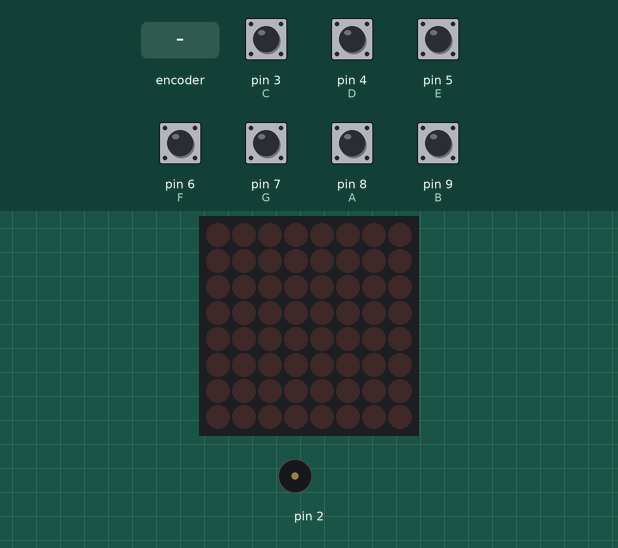
Bench run of a sketch on a simulated Arduino Uno, built with avr-gcc and run on an emulated ATmega328P. Parts: 8×8 LED matrix, buzzer (waves = sounding). The inputs (shaded band) are chosen by the test bench; at power-on: pin 3 (C), pin 4 (D), pin 5 (E), pin 6 (F), pin 7 (G), pin 8 (A), pin 9 (B) HIGH.

Above: at 1.2 s.
1.3 s: rotary encoder on pin 8 (A) / pin 9 (B) turned 1 step (first pin leading)
At 2.1 s:
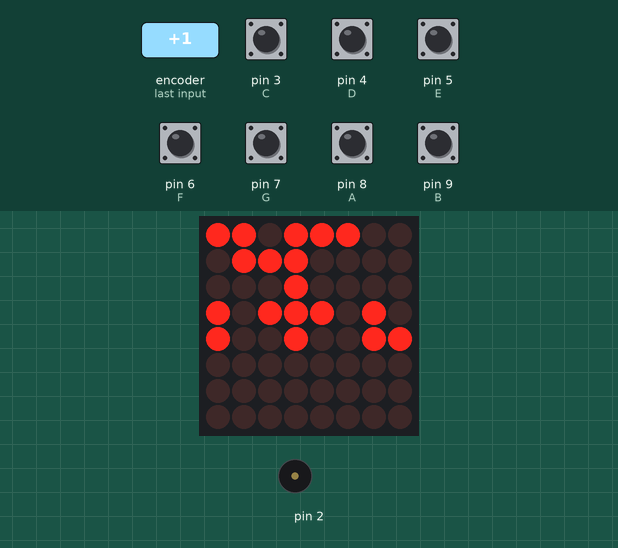
3.3 s: pin 3 (C) pulled LOW for 0.15 s
At 5.1 s:
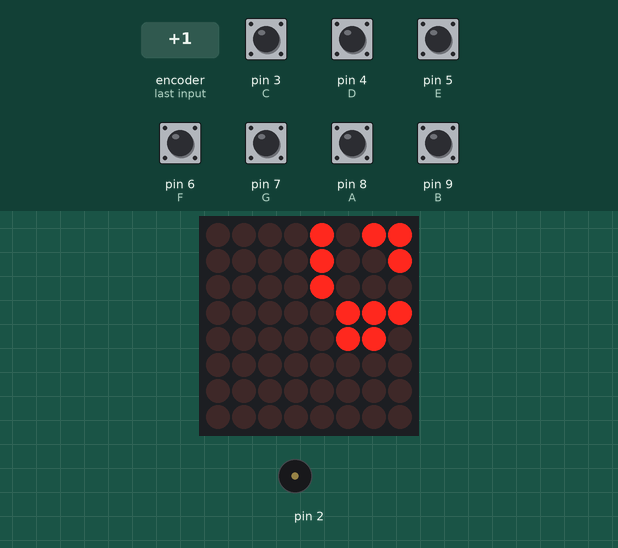
5.4 s: pin 4 (D) pulled LOW for 0.15 s
At 6.8 s:
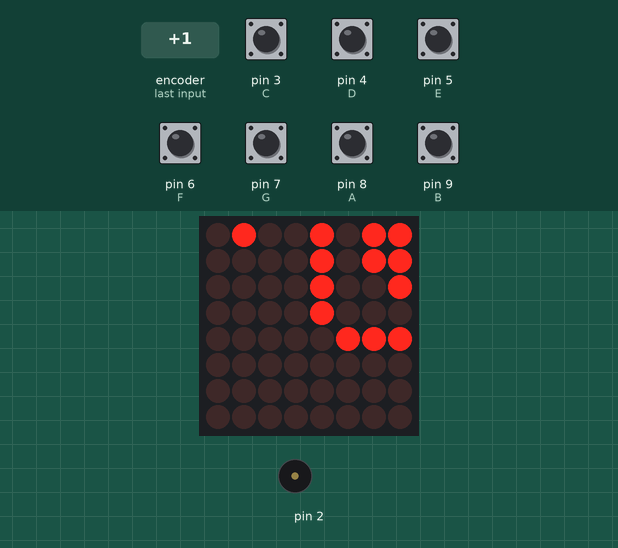
7.5 s: pin 5 (E) pulled LOW for 0.15 s
At 8.4 s:
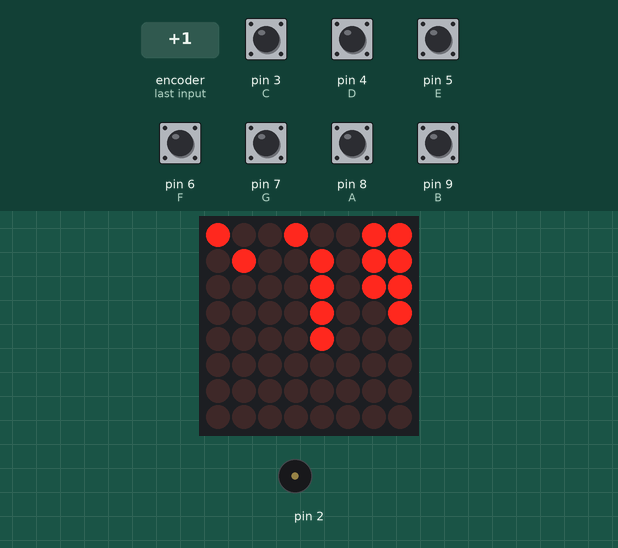
9.6 s: pin 6 (F) pulled LOW for 0.15 s
At 11.2 s:
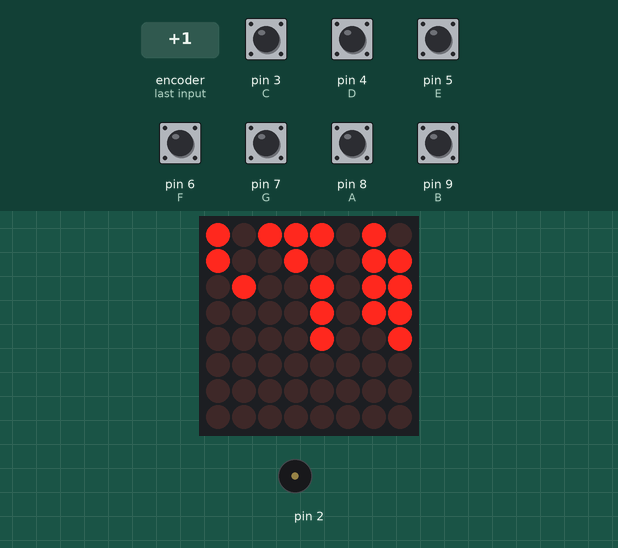
11.7 s: pin 7 (G) pulled LOW for 0.15 s
At 12.8 s:
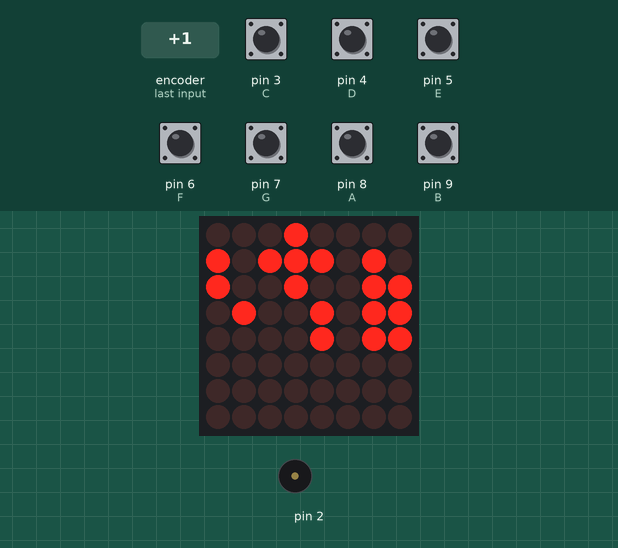
Timing chart, 0 to 14.7 s (numbered marks = the images above; inputs shaded):
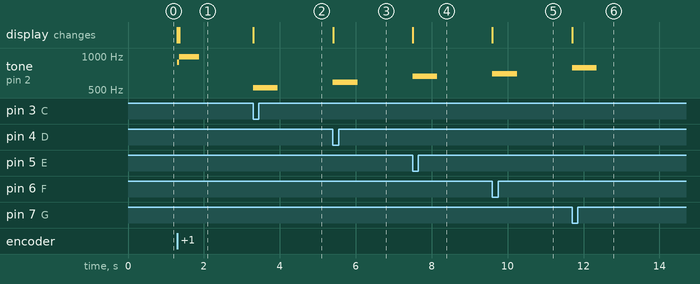

Measured:
- after the input at 1.3 s, tone on pin 2: silent → 880 Hz at once, → 988 Hz 0.05 s later, → silent 0.52 s later; the display: first changes at once (image 1 shows a later state)
- after the input at 3.3 s, tone on pin 2: silent → 523 Hz at once, → silent 0.65 s later; the display: changes at once (image 2)
- after the input at 5.4 s, tone on pin 2: silent → 587 Hz at once, → silent 0.65 s later; the display: changes at once (image 3)
- after the input at 7.5 s, tone on pin 2: silent → 659 Hz at once, → silent 0.65 s later; the display: changes at once (image 4)
- after the input at 9.6 s, tone on pin 2: silent → 698 Hz at once, → silent 0.65 s later; the display: changes at once (image 5)
- after the input at 11.7 s, tone on pin 2: silent → 784 Hz at once, → silent 0.65 s later; the display: changes at once (image 6)

The sketch:

Project_3.ino
```cpp
// Example code: https://create.arduino.cc/projecthub/Noshirt/arduino-keyboard-faea5d?ref=tag&ref_id=music&offset=12
/*I want the LED Matrix to display the letter of the note that was pressed but I do not have the correct wiring or understanding of the wiring & code
Thus it does not work yet, also the e note will not work and I cannot fiure out why as of the moment.*/
#include <LedControl.h>
LedControl lc=LedControl(13,12,11);
//#include <hcsr04.h> // I do not remember what this is or what it does
#include "pitches.h" //Notes are stored into this library
// pins for notes
int C = 3; //First button on pin 3
int D = 4; //Second button on pin 4
int E = 5; //Third button on pin 5
int F = 6; //Fourth button on pin 6
int G = 7; //Fifth button on pin 7
int A = 8; //Sixth button on pin 8
int B = 9; //Seventh button on pin 9
// gets note from pitches.h library
int c[] = {N_C5}; //Plays C Note
int d[] = {N_D5}; //Plays D Note
int e[] = {N_E5}; //Plays E Note
int f[] = {N_F5}; //Plays F Note
int g[] = {N_G5}; //Plays G Note
int a[] = {N_A5}; //Plays A Note
int b[] = {N_B5}; //Plays B Note

int duration(500); //Every note lasts 500 milliseconds.

void setup() {
  //Set every button as an INPUT_PULLUP
  pinMode(C, INPUT_PULLUP);
  pinMode(D, INPUT_PULLUP);
  pinMode(E, INPUT_PULLUP);
  pinMode(F, INPUT_PULLUP);
  pinMode(G, INPUT_PULLUP);
  pinMode(A, INPUT_PULLUP);
  pinMode(B, INPUT_PULLUP);

    /*
   The MAX72XX is in power-saving mode on startup,
   we have to do a wakeup call
   */
  lc.shutdown(0,false);
  /* Set the brightness to a medium values */
  lc.setIntensity(0,8);
  /* and clear the display */
  lc.clearDisplay(0);

}
/*I am not enirely sure of what or how I need this? */
void writeNotesOnMatrix() {
/* generates the cells to light up specifically...?*/
/*  const byte rows[] = {
    ROW_1, ROW_2, ROW_3, ROW_4, ROW_5, ROW_6, ROW_7, ROW_8
};
const byte col[] = {
  COL_1,COL_2, COL_3, COL_4, COL_5, COL_6, COL_7, COL_8
};
*/
  /* Here is the data for the characters */
byte A[8] = {B00000000,B00011000,B00100100,B00100100,B00111100,B00100100,B00100100,B00000000};
byte B[8] = {B01111000,B01001000,B01001000,B01110000,B01001000,B01000100,B01000100,B01111100};
byte C[8] = {B00000000,B00011110,B00100000,B01000000,B01000000,B01000000,B00100000,B00011110};
byte D[8] = {B00000000,B00111000,B00100100,B00100010,B00100010,B00100100,B00111000,B00000000};
byte E[8] = {B00000000,B00111100,B00100000,B00111000,B00100000,B00100000,B00111100,B00000000};
byte F[8] = {B00000000,B00111100,B00100000,B00111000,B00100000,B00100000,B00100000,B00000000};
byte G[8] = {B00000000,B00111110,B00100000,B00100000,B00101110,B00100010,B00111110,B00000000};
}

void loop() {
  if (digitalRead(C) == LOW) { //Reads button state when pressed
    for (int Note = 0; Note < 1; Note++) {
      tone(2, c[Note], duration); //Plays note on pin 6, where the Buzzer is connected (change it if you connected it on another pin)
    }
    //Not sure if this goes here to work the LED once the buton is pressed?
    lc.setRow(0,0,c[0]);
    lc.setRow(0,1,c[1]);
    lc.setRow(0,2,c[2]);
    lc.setRow(0,3,c[3]);
    lc.setRow(0,4,c[4]);
  }
  if (digitalRead(D) == LOW) {
    for (int Note = 0; Note < 1; Note++) {
      tone(2, d[Note], duration);
    }
    lc.setRow(0,0,d[0]);
    lc.setRow(0,1,d[1]);
    lc.setRow(0,2,d[2]);
    lc.setRow(0,3,d[3]);
    lc.setRow(0,4,d[4]);
  }
  if (digitalRead(E) == LOW) {
    for (int Note = 0; Note < 1; Note++) {
      tone(2, e[Note], duration);
    }
    lc.setRow(0,0,e[0]);
    lc.setRow(0,1,e[1]);
    lc.setRow(0,2,e[2]);
    lc.setRow(0,3,e[3]);
    lc.setRow(0,4,e[4]);
  }
  if (digitalRead(F) == LOW) {
    for (int Note = 0; Note < 1; Note++) {
      tone(2, f[Note], duration);
    }
   lc.setRow(0,0,f[0]);
   lc.setRow(0,1,f[1]);
   lc.setRow(0,2,f[2]);
   lc.setRow(0,3,f[3]);
   lc.setRow(0,4,f[4]);
  }
  if (digitalRead(G) == LOW) {
    for (int Note = 0; Note < 1; Note++) {
      tone(2, g[Note], duration);
    }
  lc.setRow(0,0,g[0]);
  lc.setRow(0,1,g[1]);
  lc.setRow(0,2,g[2]);
  lc.setRow(0,3,g[3]);
  lc.setRow(0,4,g[4]);
  }
  if (digitalRead(A) == LOW) {
    for (int Note = 0; Note < 1; Note++) {
      tone(2, a[Note], duration);
    }
  lc.setRow(0,0,a[0]);
  lc.setRow(0,1,a[1]);
  lc.setRow(0,2,a[2]);
  lc.setRow(0,3,a[3]);
  lc.setRow(0,4,a[4]);
  }
  if (digitalRead(B) == LOW) {
    for (int Note = 0; Note < 1; Note++) {
      tone(2, b[Note], duration);
    }
  lc.setRow(0,0,b[0]);
  lc.setRow(0,1,b[1]);
  lc.setRow(0,2,b[2]);
  lc.setRow(0,3,b[3]);
  lc.setRow(0,4,b[4]);
  }
}
```

pitches.h
```cpp
/*************************************************
 * Public Constants
 *************************************************/ #define N_REST  0
#define N_B0  31
#define N_C1  33
#define N_CS1 35
#define N_D1  37
#define N_DS1 39
#define N_E1  41
#define N_F1  44
#define N_FS1 46
#define N_G1  49
#define N_GS1 52
#define N_A1  55
#define N_AS1 58
#define N_B1  62
#define N_C2  65
#define N_CS2 69
#define N_D2  73
#define N_DS2 78
#define N_E2  82
#define N_F2  87
#define N_FS2 93
#define N_G2  98
#define N_GS2 104
#define N_A2  110
#define N_AS2 117
#define N_B2  123
#define N_C3  131
#define N_CS3 139
#define N_D3  147
#define N_DS3 156
#define N_E3  165
#define N_F3  175
#define N_FS3 185
#define N_G3  196
#define N_GS3 208
#define N_A3  220
#define N_AS3 233
#define N_B3  247
#define N_C4  262
#define N_CS4 277
#define N_D4  294
#define N_DS4 311
#define N_E4  330
#define N_F4  349
#define N_FS4 370
#define N_G4  392
#define N_GS4 415
#define N_A4  440
#define N_AS4 466
#define N_B4  494
#define N_C5  523
#define N_CS5 554
#define N_D5  587
#define N_DS5 622
#define N_E5  659
#define N_F5  698
#define N_FS5 740
#define N_G5  784
#define N_GS5 831
#define N_A5  880
#define N_AS5 932
#define N_B5  988
#define N_C6  1047
#define N_CS6 1109
#define N_D6  1175
#define N_DS6 1245
#define N_E6  1319
#define N_F6  1397
#define N_FS6 1480
#define N_G6  1568
#define N_GS6 1661
#define N_A6  1760
#define N_AS6 1865
#define N_B6  1976
#define N_C7  2093
#define N_CS7 2217
#define N_D7  2349
#define N_DS7 2489
#define N_E7  2637
#define N_F7  2794
#define N_FS7 2960
#define N_G7  3136
#define N_GS7 3322
#define N_A7  3520
#define N_AS7 3729
#define N_B7  3951
#define N_C8  4186
#define N_CS8 4435
#define N_D8  4699
#define N_DS8 4978
```
